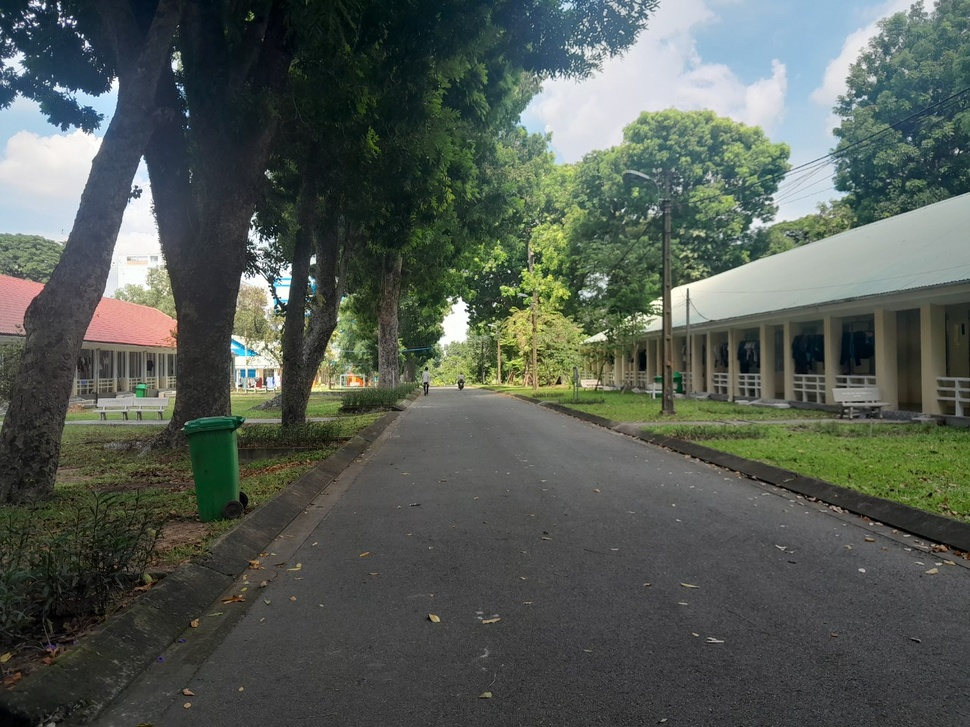
#> input picture computer_vision/UTC2_01.jpg, 970 x 727 px, shrunk from 1280 x 960 before the run
$ python Chuyen_anh_trang_den.py
#> lines starting #> are read from the running program, lines starting #| are printed output that depends on the picture
# [23 lines of commented-out code are left out]


import cv2

def to_grayscale_opencv(src_path):
    # Read the image using OpenCV
#> called with src_path = 'UTC2_01.jpg'
    image = cv2.imread(src_path)
#> image is the input picture: shape (727, 970, 3); mean B, G, R 84.5, 91.6, 84.3

    # Convert the image to grayscale
    grayscale_image = cv2.cvtColor(image, cv2.COLOR_BGR2GRAY)
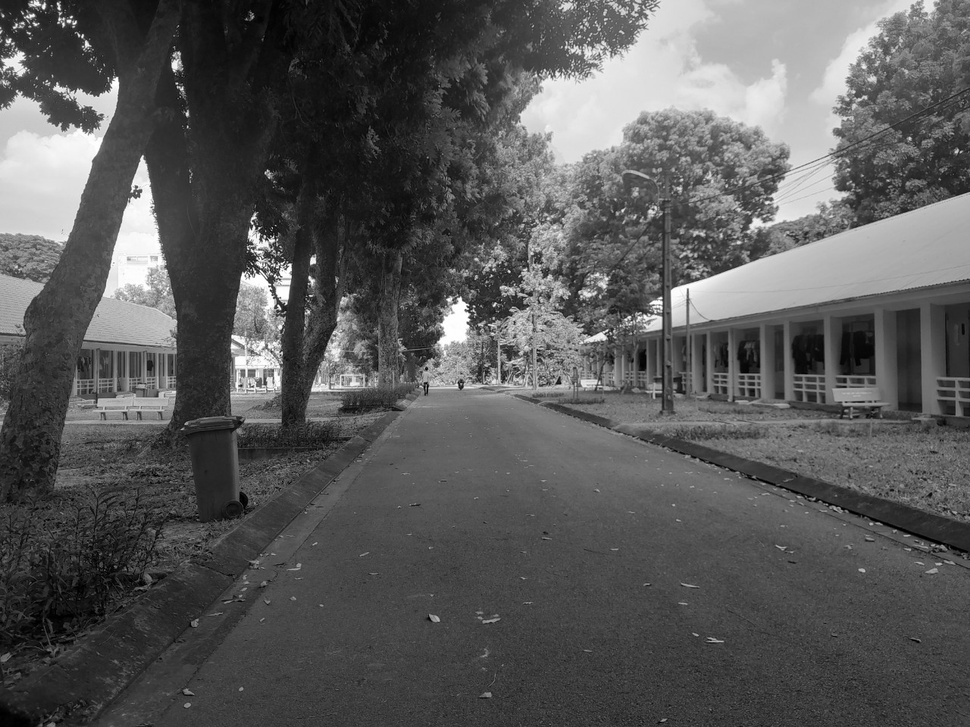
#> grayscale_image: shape (727, 970); min 0, max 255, mean 88.6

    return grayscale_image


if __name__ == '__main__':
    # Specify the image file path
    filename = 'UTC2_01.jpg'

    # Convert the image to black and white (grayscale) using OpenCV
    grayscale_result_opencv = to_grayscale_opencv(filename)
    # Save the resulting edge-detected image
    output_path = "UTC2_01_trang_den.jpg"
    cv2.imwrite(output_path, grayscale_result_opencv)

    # Display the original and grayscale images using matplotlib
    import matplotlib.pyplot as plt

    plt.subplot(1, 2, 1), plt.imshow(cv2.cvtColor(cv2.imread(filename), cv2.COLOR_BGR2RGB)), plt.title('Original Image')
    plt.subplot(1, 2, 2), plt.imshow(grayscale_result_opencv, cmap='gray'), plt.title('Grayscale Image')

    plt.show()
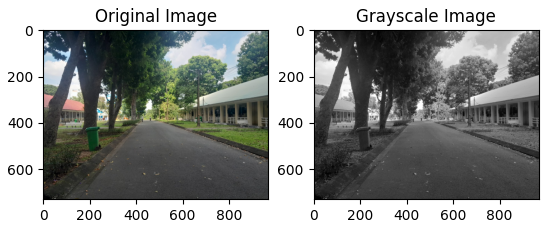
#> figure drawn by matplotlib, 2 panels

$ run again, with computer_vision/pebbles.jpg copied over computer_vision/UTC2_01.jpg
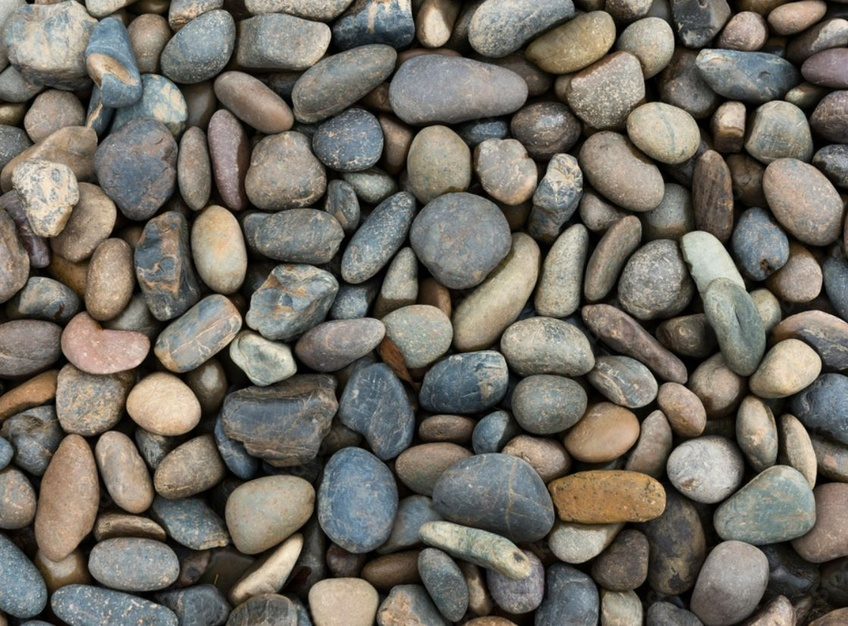
#> input picture computer_vision/pebbles.jpg, 848 x 626 px, shrunk from 1119 x 826 before the run
#> in to_grayscale_opencv, image is the input picture: shape (626, 848, 3); mean B, G, R 99.5, 108.9, 113.3
#> in to_grayscale_opencv, `grayscale_image = cv2.cvtColor(image, cv2.COLOR_BGR2GRAY)`:
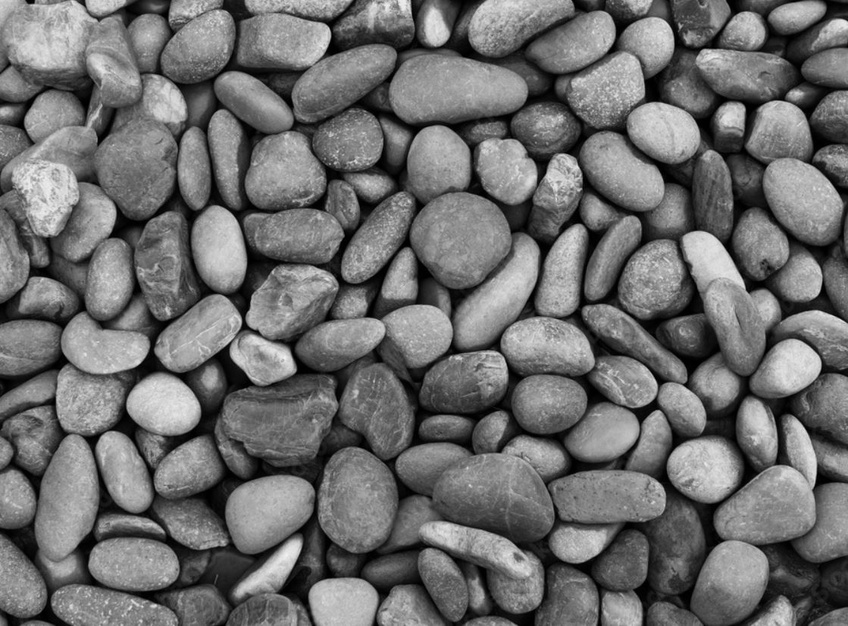
#> grayscale_image: shape (626, 848); min 0, max 242, mean 109.2
#> `plt.show()`:
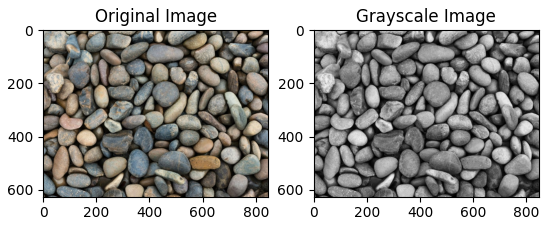
#> figure drawn by matplotlib, 2 panels

$ run again, with computer_vision/UTC2_02.jpg copied over computer_vision/UTC2_01.jpg
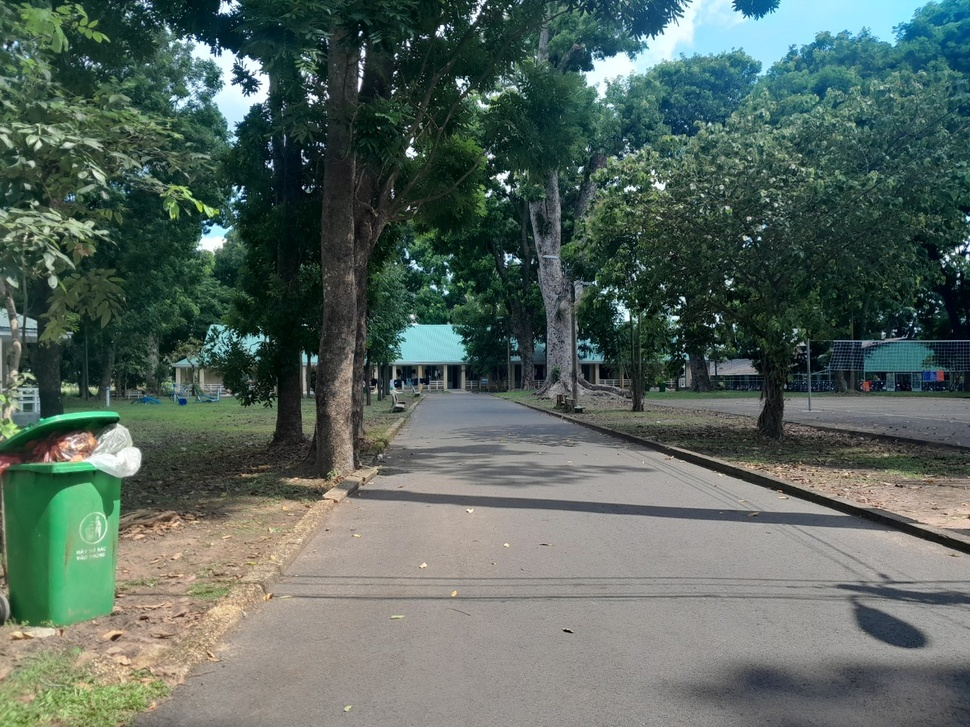
#> input picture computer_vision/UTC2_02.jpg, 970 x 727 px, shrunk from 1280 x 960 before the run
#> in to_grayscale_opencv, image is the input picture: shape (727, 970, 3); mean B, G, R 94.7, 102.6, 87.6
#> in to_grayscale_opencv, `grayscale_image = cv2.cvtColor(image, cv2.COLOR_BGR2GRAY)`:
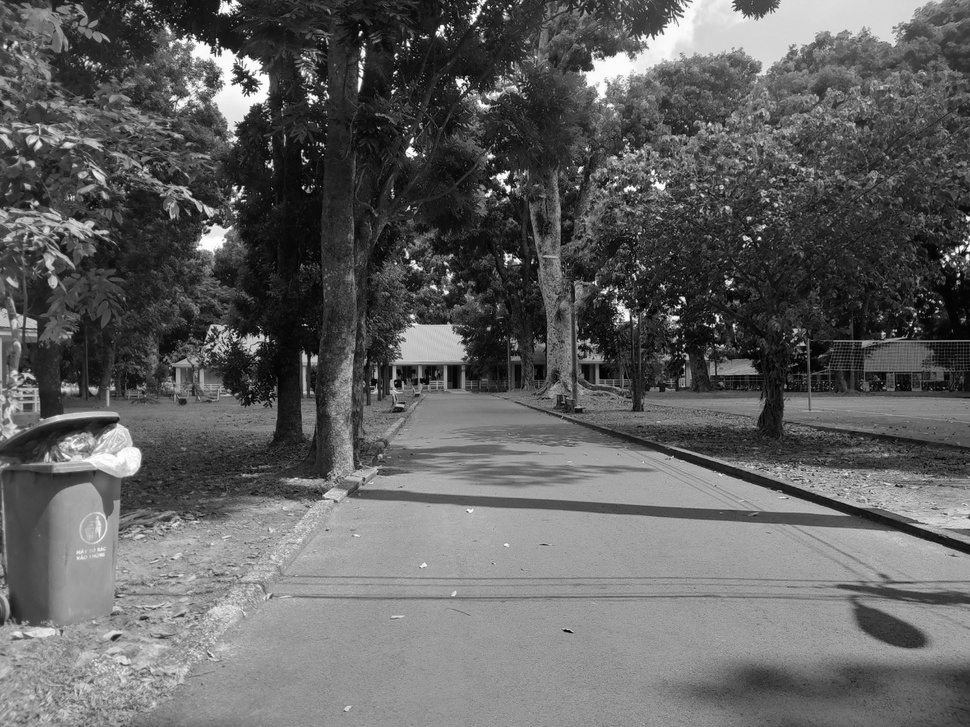
#> grayscale_image: shape (727, 970); min 0, max 255, mean 97.2
#> `plt.show()`:
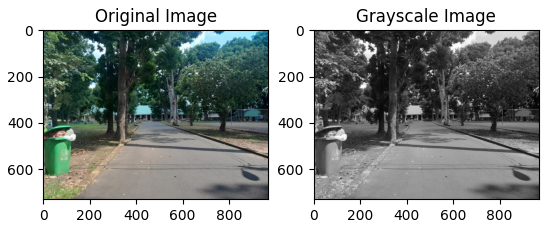
#> figure drawn by matplotlib, 2 panels

$ run again, with computer_vision/UTC2_03.jpg copied over computer_vision/UTC2_01.jpg
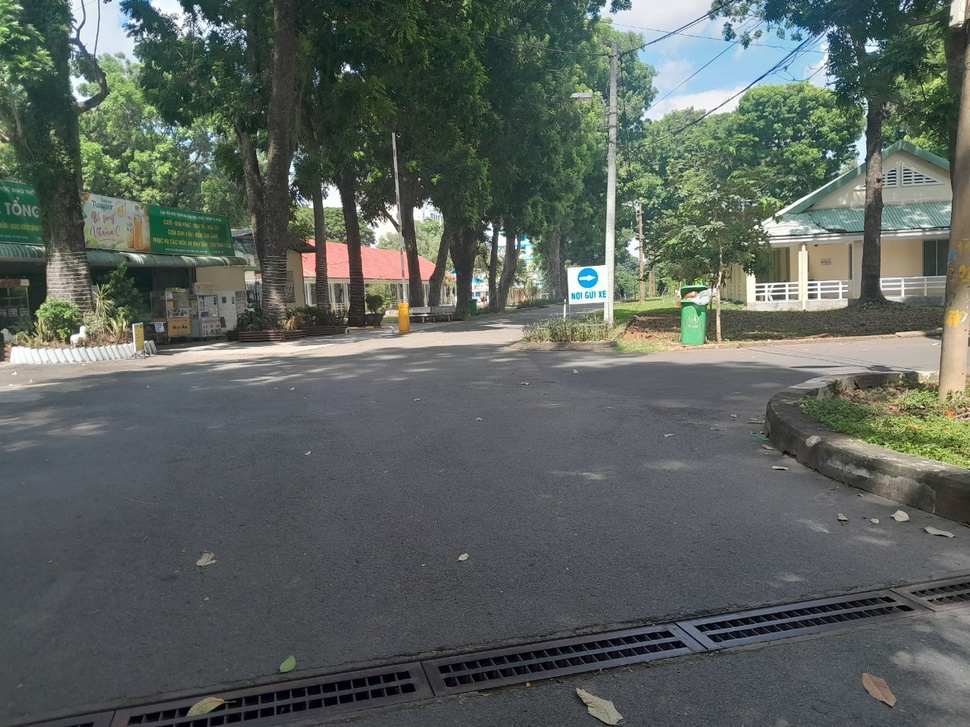
#> input picture computer_vision/UTC2_03.jpg, 970 x 727 px, shrunk from 1280 x 960 before the run
#> in to_grayscale_opencv, image is the input picture: shape (727, 970, 3); mean B, G, R 93.6, 98.9, 91.8
#> in to_grayscale_opencv, `grayscale_image = cv2.cvtColor(image, cv2.COLOR_BGR2GRAY)`:
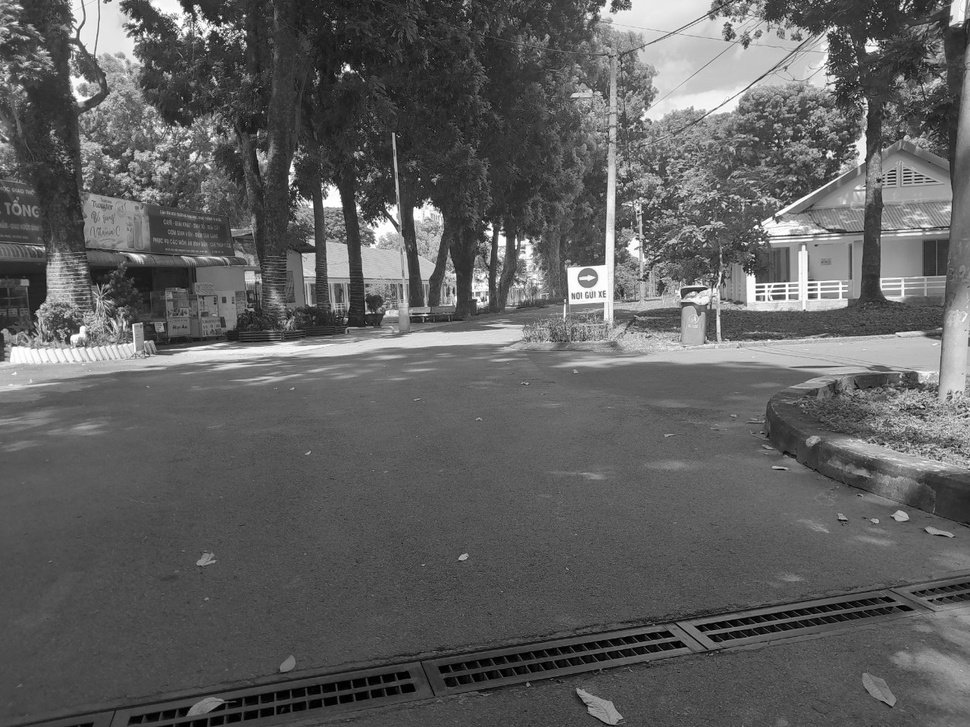
#> grayscale_image: shape (727, 970); min 0, max 255, mean 96.2
#> `plt.show()`:
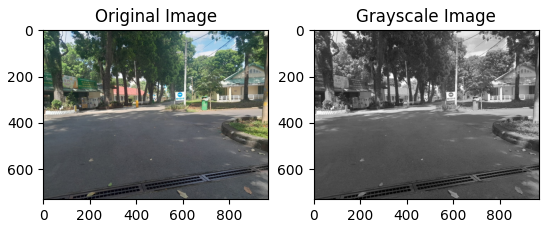
#> figure drawn by matplotlib, 2 panels
